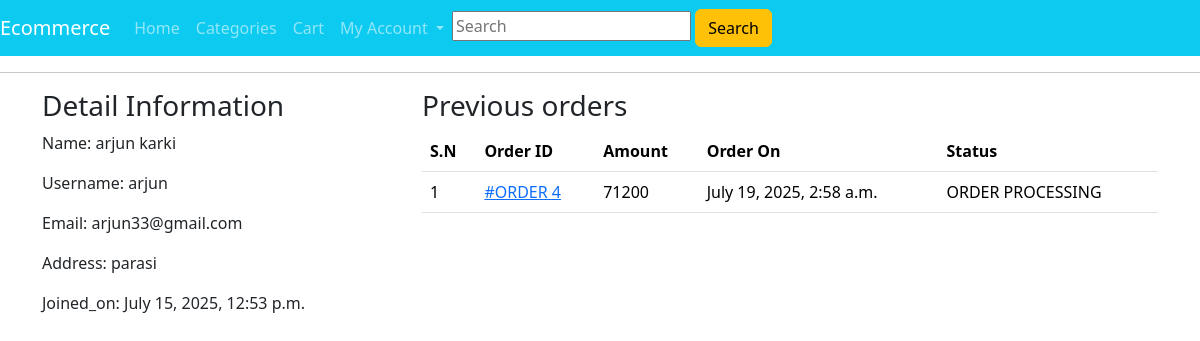
The app's page /profile/ (signed in) with its own data.
### ecomapp/models.py (models this page shows, shortened)
class Customer(models.Model):
    user=models.OneToOneField(User,on_delete=models.CASCADE)
    full_name=models.CharField(max_length=20)
    address=models.CharField(max_length=20)
    joined_on=models.DateTimeField(auto_now_add=True)

class Order(models.Model):
    cart=models.OneToOneField(Cart,on_delete=models.CASCADE)
    order_by=models.CharField(max_length=20)
    shipping_address=models.CharField(max_length=20)
    mobile=models.CharField(max_length=10)
    email=models.EmailField(null=True ,blank=True)
    subtotal=models.PositiveIntegerField()
    discount=models.PositiveIntegerField()
    total=models.PositiveIntegerField()
    order_status=models.CharField(max_length=30,choices=ORDER_STATUS)
    created_at=models.DateTimeField(auto_now_add=True)

### ecomapp/views.py (the view)
# urls.py: path('profile/',CustomerProfileView.as_view(), name='customerprofile'),
class CustomerProfileView(TemplateView):
    template_name='customerprofile.html'
    def dispatch(self, request, *args, **kwargs):
         if request.user.is_authenticated and request.user.customer:
             pass
         else:
            return  redirect('/login/?next=/profile/')
         return super().dispatch(request, *args, **kwargs)
    def get_context_data(self, **kwargs):
        context= super().get_context_data(**kwargs)
        customer=self.request.user.customer
        context['customer']=customer
        order=Order.objects.filter(cart__customer=customer)
        context['orders']=order
        return context

### templates/customerprofile.html (shortened to what this page needs)
{% extends 'base.html' %}
{%block start %}
<div class="container">
    <div class="row">
        <div class="col-md-4">
            <h3>Detail Information</h3>
            <p><span>Name: </span> {{customer.full_name}}</p>
            <p><span>Username: </span>{{customer.user.username}}</p>
            <p><span>Email: </span> {{customer.user.email}}</p>
            <p><span>Address: </span> {{customer.address}}</p>
            <p><span>Joined_on: </span>{{customer.joined_on}}</p>
        </div>
        <div class="col-md-8">
            <h3>Previous orders</h3>
            <table class="table">
                <tr>
                <th>S.N</th>
                <th>Order ID</th>
                <th>Amount</th>
                <th>Order On</th>
                <th>Status</th>
                </tr>
                {% for order in orders %}
                <tr>
                    <td>{{forloop.counter}}</td>
                    <td> <a href="{% url 'ecomapp:orderdetail' order.id %}">#ORDER {{order.id}}</a></td>
                    <td>{{order.total}}</td>
                    <td>{{order.created_at}}</td>
                    <td>{{order.order_status}}</td>
                </tr>
                {% endfor %}
            </table>
        </div>
    </div>
</div>
{% endblock %}

### records on screen
Customer: full_name "arjun karki", user.username "arjun", user.email "arjun33@gmail.com", address "parasi", joined_on "July 15, 2025, 12:53 p.m."
Order: id "4", total "71200", created_at "July 19, 2025, 2:58 a.m.", order_status "ORDER PROCESSING"
